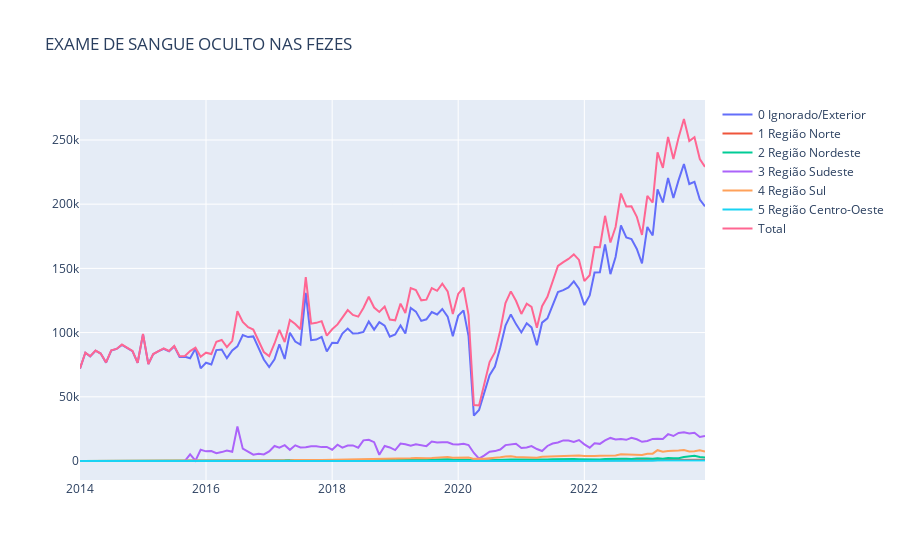

Notebook code for this chart:
### Code cell
fig = go.Figure()
fig.add_trace(go.Scatter(x=df["Data"], y=df["0 Ignorado/Exterior"], mode='lines', name='0 Ignorado/Exterior'))
fig.add_trace(go.Scatter(x=df["Data"], y=df["1 Região Norte"], mode='lines', name='1 Região Norte'))
fig.add_trace(go.Scatter(x=df["Data"], y=df["2 Região Nordeste"], mode='lines', name='2 Região Nordeste'))
fig.add_trace(go.Scatter(x=df["Data"], y=df["3 Região Sudeste"], mode='lines', name='3 Região Sudeste'))
fig.add_trace(go.Scatter(x=df["Data"], y=df["4 Região Sul"], mode='lines', name='4 Região Sul'))
fig.add_trace(go.Scatter(x=df["Data"], y=df["5 Região Centro-Oeste"], mode='lines', name='5 Região Centro-Oeste'))
fig.add_trace(go.Scatter(x=df["Data"], y=df["Total"], mode='lines', name='Total'))
fig.update_layout(title=dict(text="EXAME DE SANGUE OCULTO NAS FEZES"))
fig.show()
